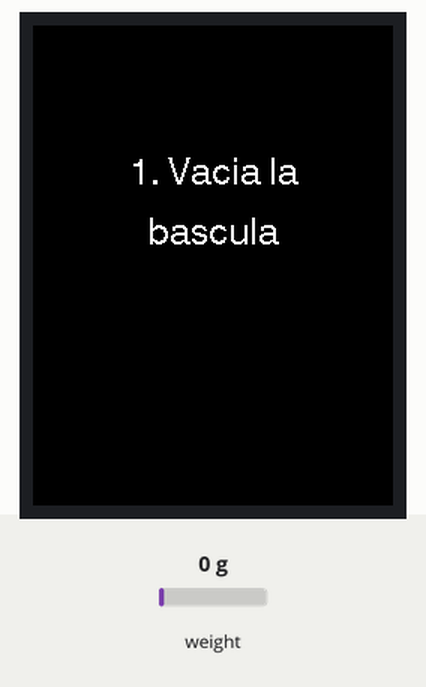
This sketch was run on a simulated ESP32. On the bench: 240×320 colour display. The test bench sets the inputs (shaded band); at power-on: weight on the scale 0 g.

Above: at 2.4 s.
At 11.0 s:
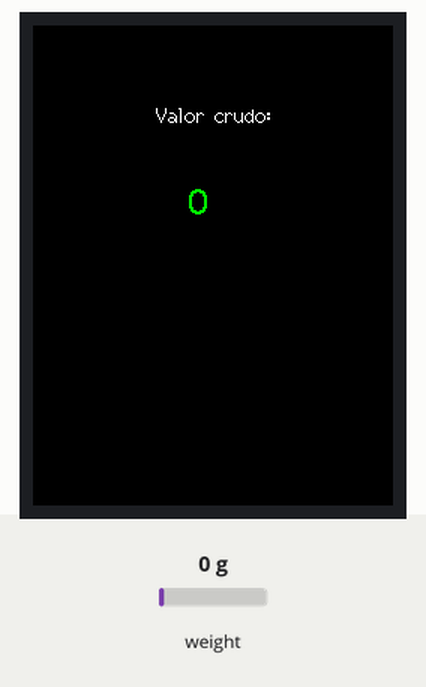
11.1 s: weight on the scale set to 100 g
At 12.1 s:
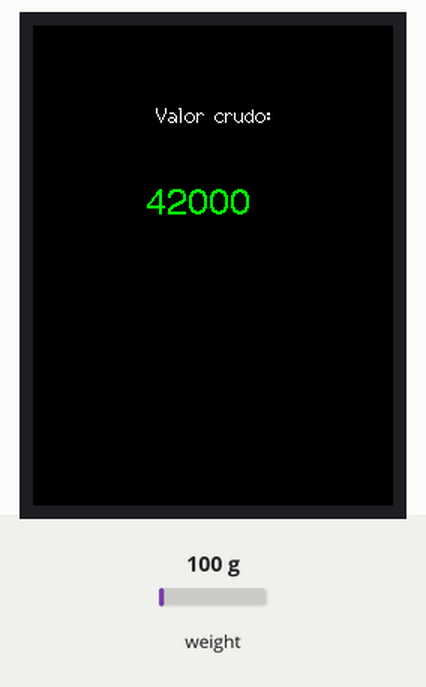
13.2 s: weight on the scale set to 1250 g
At 15.5 s:
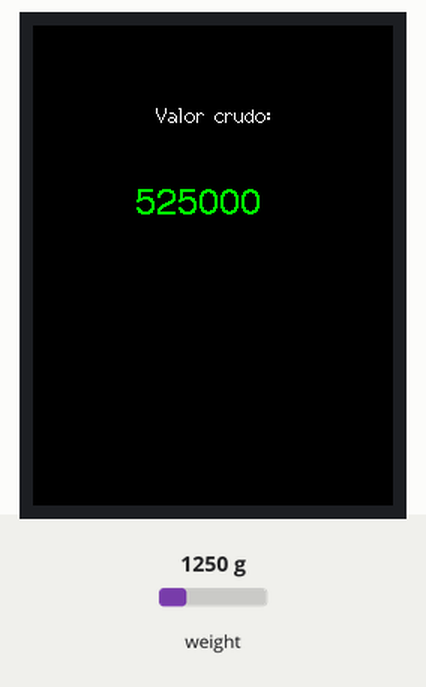
15.8 s: weight on the scale set to 2500 g
At 18.1 s:
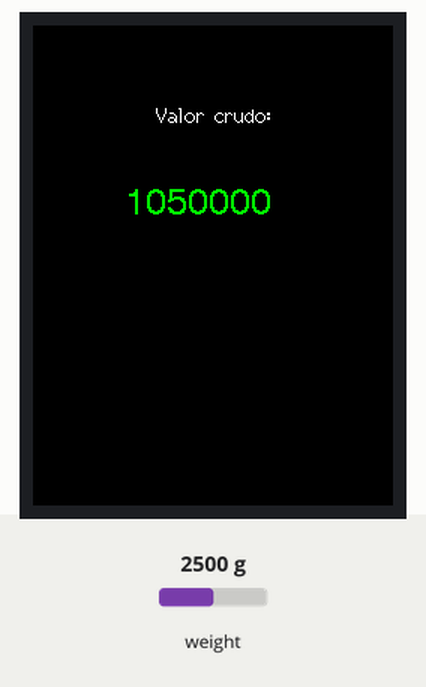
Timing chart, 0 to 19.6 s (numbered marks = the images above; inputs shaded):
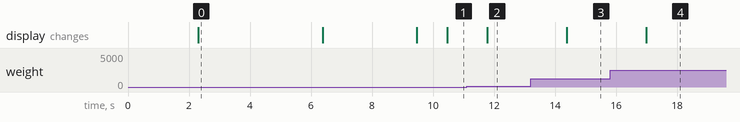

Measured:
- after the input at 11.1 s, the display: changes after 0.67 s (image 2)
- after the input at 13.2 s, the display: changes after 1.2 s (image 3)
- after the input at 15.8 s, the display: changes after 1.2 s (image 4)
- what the display in image 0 shows lasts 4.1 s, from 2.3 s to 6.4 s

The sketch:

Calibracion.ino
```cpp
#include <SPI.h>
#include <TFT_eSPI.h>
#include "HX711.h"

TFT_eSPI tft = TFT_eSPI();

const int LOADCELL_DOUT_PIN = 21;
const int LOADCELL_SCK_PIN = 22;
HX711 scale;

void setup() {
  // Iniciar pantalla
  tft.init();
  tft.fillScreen(TFT_BLACK);
  tft.setTextDatum(MC_DATUM);

  tft.setTextColor(TFT_WHITE);
  tft.drawString("Iniciando...", 120, 120, 4);

  scale.begin(LOADCELL_DOUT_PIN, LOADCELL_SCK_PIN);
  delay(2000);

  // Instrucción 1: Tara
  tft.fillScreen(TFT_BLACK);
  tft.drawString("1. Vacia la", 120, 100, 4);
  tft.drawString("bascula", 120, 140, 4);

  delay(3000);
  scale.set_scale();
  scale.tare();


  tft.fillScreen(TFT_BLACK);
  tft.drawString("2. Pon un peso", 120, 100, 4);
  tft.drawString("conocido", 120, 140, 4);
  delay(3000);

  tft.fillScreen(TFT_BLACK);
  tft.setTextColor(TFT_WHITE);
  tft.drawString("Valor crudo:", 120, 60, 2);
}

void loop() {
  // Promedia 10 lecturas para mayor estabilidad
  long rawValue = scale.get_units(10);

  tft.setTextColor(TFT_GREEN, TFT_BLACK);

  String valorPantalla = String(rawValue) + "    ";

  tft.drawString(valorPantalla, 120, 120, 4);

  delay(300);
}
```
